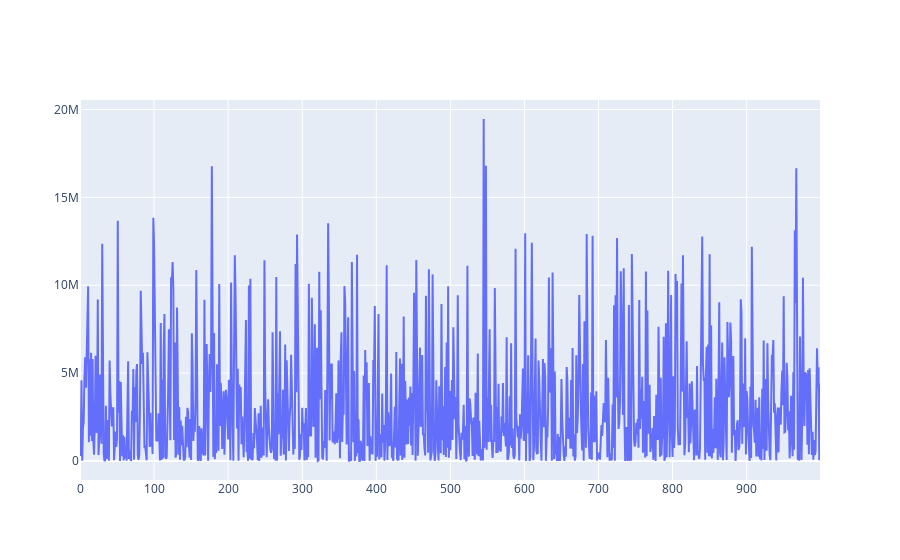

Notebook code for this chart:
### Code cell
fig = go.Figure()
fig.add_trace(go.Scatter(
#     x = x[:,0],
#     y = x[:,1],
#     z = v[:,0]
    y = v[:,0],
))
fig.show()

### Figure 1 — Plotly figure (JSON) as saved in the notebook; plotly's stock layout.template omitted (floating-point values rounded to 4 significant figures; data arrays with more than 128 entries replaced by an {"elided": "..."} marker saying what was removed)
{"data": [{"type": "scatter", "y": {"elided": "1000 float values"}}], "layout": {}}
